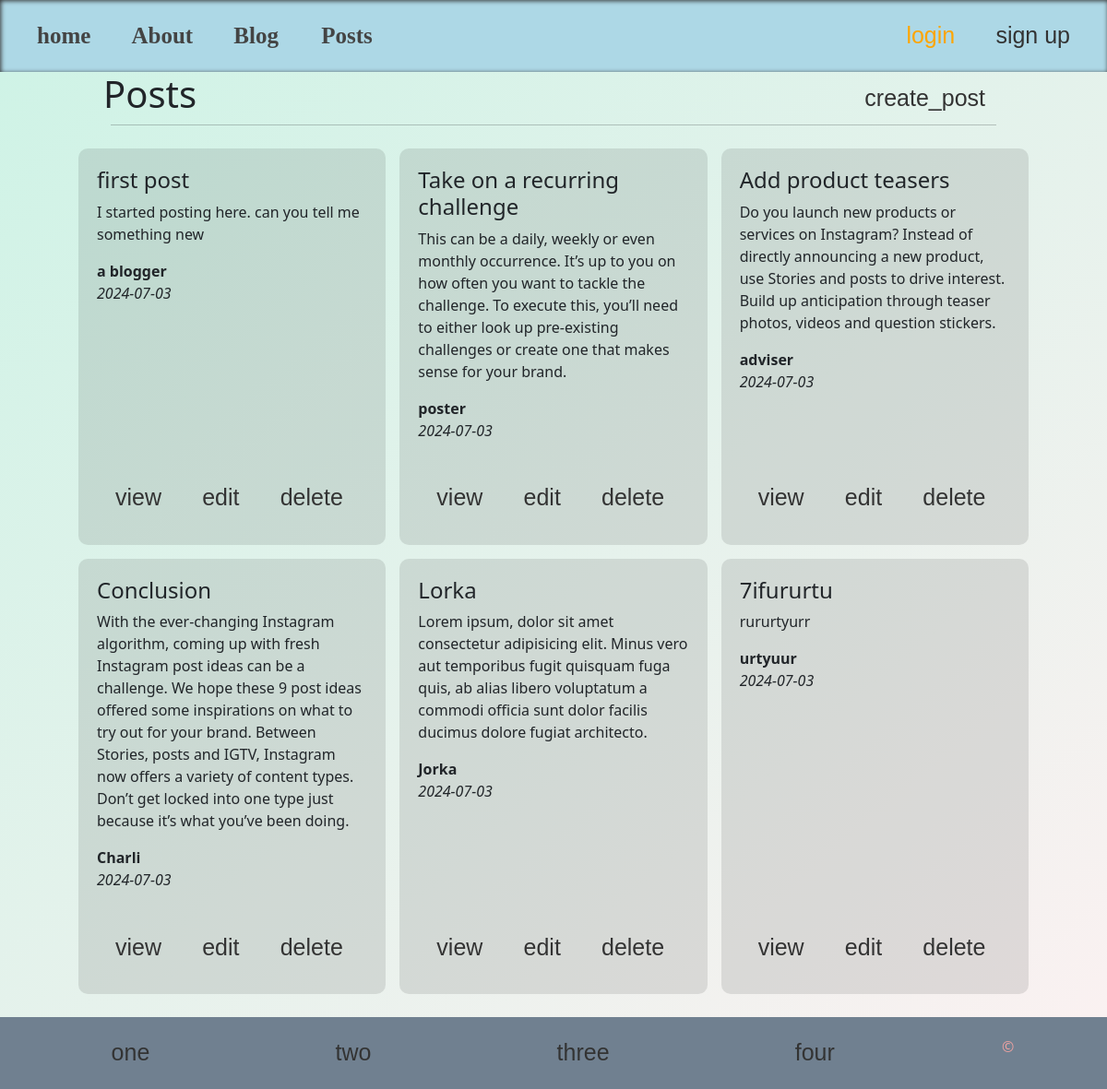
The page /posts/ on the database as committed earlier.
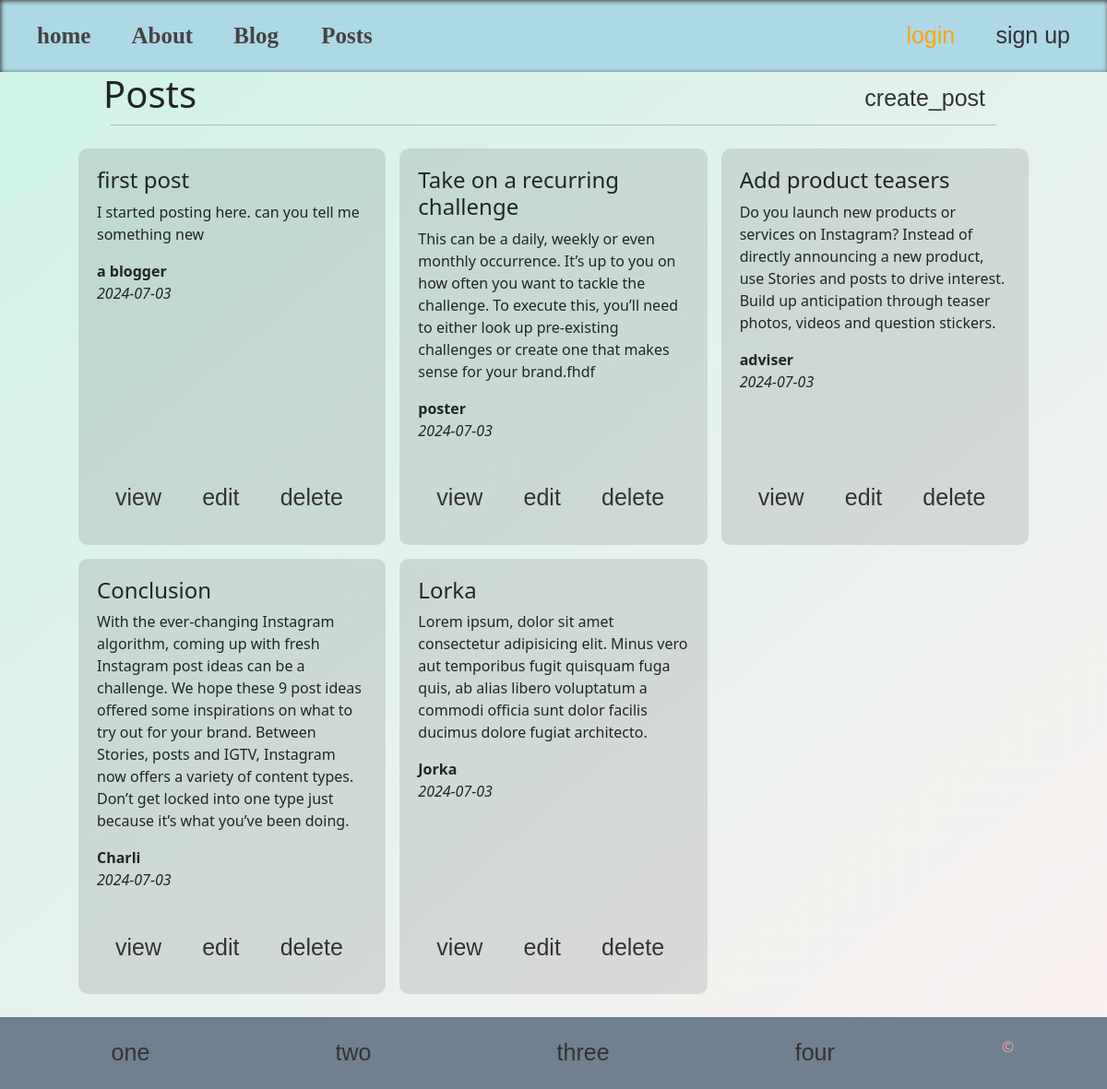
The same page on the database as committed later.
### posts/models.py (models this page shows, shortened)
class Posts(models.Model):
    title = models.CharField(max_length=90)
    content = models.TextField()
    date_posted = models.DateField(auto_now_add=True)
    author = models.CharField(max_length=50)
    class Meta:
        verbose_name_plural = 'Posts'
        ordering = ('date_posted',)

### posts/views.py (the view)
# urls.py: path('', postsView, name='posts' ),
def postsView(request):
    all_posts = Posts.objects.all()
    return render(request, 'posts.html', context={'posts': all_posts})

### posts/templates/posts.html (shortened to what this page needs)
{%extends "base.html"%}
{%load static %}
{%block css%}
    <link rel="stylesheet" href="{%static "styles/posts.css"%}">
{%endblock%}
{%block content%}
    <div class="posts-cover">
        <div class="headerPost">
            <h1>Posts</h1>
            <a href="{% url 'create_post'%}">create_post</a>
        </div>
        <hr>
        <div class="cover-cards">
            {%for post in posts%}
                <div class="post-card">
                    <h4>{{post.title}}</h4>
                    <p>{{post.content}}</p>
                    <b>{{post.author}}</b> <br> <i>{%now 'Y-m-d'%}</i>
                    <div class="action-btns">
                        <a href="{%url 'view_post' post.id %}">view</a>
                        <a href="{%url 'update-post' post.id %}">edit</a>
                        <a class="del" href="{%url 'delete-post' post.id %}">delete</a>
                    </div>
                </div>
            {%endfor%}
        </div>
    </div>
{%endblock%}

### templates/base.html (shortened to what this page needs)
{% load static%}
{% load django_bootstrap5 %}
{% bootstrap_css %}
<!DOCTYPE html>
<html lang="en">
<head>
    <link rel="stylesheet" href="{% static 'styles/navbar.css' %}">
    <link rel="stylesheet" href="{% static 'styles/footer.css' %}">
    {%block css%}
    {%endblock%}
</head>
<body>
    {%include "navbar.html"%}
    <main>
        {%block content%}
        {%endblock%}
    </main>
    {% include "footer.html"%}
</body>
</html>

### templates/navbar.html
{% load static %}
<header>
    <div class="links">
        <a href="{%url "home"%}">home</a>
        <a href="{% url "about"%}">About</a>
        <a href="{% url "blog"%}">Blog </a>
        <a href="{% url "posts"%}">Posts</a>
    </div>
    <div class="auth-wrapper">
        <a class="nav-item login" href="#">login</a>
        <a class="nav-item signup" href="#">sign up</a>
    </div>
</header>

### templates/footer.html
<footer>
        <li><a href="#">one</a></li>
        <li><a href="#">two</a></li>
        <li><a href="#">three</a></li>
        <li><a href="#">four</a></li>
        <li>&copy;</li>
</footer>

### static/styles/navbar.css (style rules this page uses)
* { padding: 0; margin: 0; transition: 0.5s; }
main { background: linear-gradient(to right bottom, rgb(207, 243, 230), rgb(250, 241, 241)); }
header { display: flex; justify-content: space-between; box-shadow: inset 1px 1px 5px #333; padding: 20px; background-color: lightblue; }
.links a { padding: 20px; color: #444; font-size: 25px; font-family: cursive ; font-weight: bolder; border-radius: 10px; }
a { text-decoration: none; border-radius: 5px; padding: 10px 20px; font-family: sans-serif; color: #333; font-size: 25px; }
.login { font-family: Impact, Haettenschweiler, 'Arial Narrow Bold', sans-serif; color: orange; font-size: 25px; cursor: pointer; }

### static/styles/footer.css (style rules this page uses)
li { list-style-type: none; }
footer { display: flex; justify-content: space-around; padding: 20px; background: slategray; color: rgb(236, 161, 161); }

### static/styles/posts.css (style rules this page uses)
.headerPost { display: flex; justify-content: space-between; padding: 0 7rem; }
hr { width: 80%; margin: auto; }
.cover-cards { display: grid; grid-template-columns: repeat(3, 1fr); background-color: transparent; gap: 15px; padding: 25px; width: 90%; margin: auto; }
.post-card { width: 100%; background-color: rgb(0,0,0,0.1); padding: 20px 20px 7rem 20px; border-radius: 10px; position: relative; }
.action-btns { position: absolute; bottom: 2rem; }

Rows that differ between the two databases and show on the page:
removed Posts: title "7ifururtu", content "rururtyurr", author "urtyuur", now "2024-07-03"
changed Posts "Take on a recurring challenge": content "…makes sense for your brand." → "…makes sense for your brand.fhdf"
